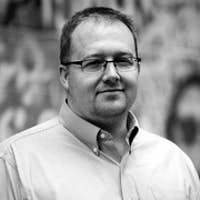
#> input picture Course 1/week1/week 1 Dataset/chris.tiff, 200 x 200 px
$ jupyter execute --allow-errors 'trials - Week 1.ipynb'   (shell and % lines are left out)
#> lines starting #> are read from the running program, lines starting #| are printed output that depends on the picture
[cell 1]
x = "This is a string"

[cell 2]
print(x[-4:-1])

[cell 3]
x = {'name':"Victor", 'age':20}

for k,v in x.items():
    print(k)
    print(v)

x.items()

# Week 1 -- Data files reading

# Ways of reading a file

- **Files can be read in <b>three</b> ways:**

1. **Using `reader()`:**

```python
    import csv

    with open("data.csv", "r") as csvfile:
        reader = csv.reader(csvfile)
        for row in reader:
            # Process each row
            print(row)

```

2. **Using `DictReader()`:**
    ```python
        import csv

        with open("data.csv", "r") as csvfile:
            reader = csv.DictReader(csvfile)
            for row in reader:
                # Access data by field names
                 print(f"Name: {row['name']}, Age: {row['age']}")

    ```

3. **Using `Pandas`:**
    ```python
        import pandas as pd

        data = pd.read_csv("data.csv")
        print(data)
    ```

[cell 4]
import csv

#> (the rest of this cell did not finish here and is left out)

#> (a cell that did not finish here is left out)

[cell 6]
# sum =  0
# for i in msg:
#     val = float(i['cty']) #failure to assign the value renders it ineffective. only the last val will be recorded
#     sum += val #this is the stored val per iteration is then added to the previous iteration
# sum/len(msg)
# Sample code above is simplified below

# sum(float(i['cty']) for i in msg)/len(msg) #finding average

#> (a cell that did not finish here is left out)

[cell 8]
# Need to look at sets and how to use it in python
# pandas will cater for this

# Date and Time in python

[cell 9]
import datetime as dt
import time as tm

[cell 10]
tm.time() #outputs the time elapsed in second from the eopch (i.i. 01-01-1970 00:00:00 UTC)

[cell 11]
dt.datetime.fromtimestamp(tm.time())  #prints the timestamp

# Objects and map()

[cell 12]
class Person:
    department = 'School of Information'

#     def __init__(self, name, location):
#         self.name = name
#         self.location = location

    def set_name(self, new_name):
        self.name = new_name
    def set_location(self, new_location):
        self.location = new_location    #the var we would call is the one attached to the self attribute

[cell 13]
person = Person() # just this alone will raise a type error

person.set_name('Victor') # called the class(instance of Person), and assigned the method 'set_name' with a val
person.set_location("GH")

print(f'Welcome {person.name} from {person.location}')

<h3>Map() object</h3>

**syntax**

```python
    map(function, iterable, ...)

```

**`map`:** This is the built-in function used to apply a function to each element of an iterable.

**`function`:** This is the function to be applied to each element. It can be a built-in function like min or a user-defined function. The function can take any number of arguments.

**`iterable`:** This is the object that contains the elements to which the function will be applied. It can be a list, tuple, string, or any other iterable object.

**`...`:** This is optional and allows you to pass multiple iterables to the map function. If you pass multiple iterables, the function will be applied to each element in the same order from each iterable, creating a single output element for each corresponding pair of input elements.

<br><br><br>

[cell 14]
# using the map()

store1 = [10.00, 11.00, 12.34, 2.34]
store2 = [9.00, 11.10, 12.34, 2.01]
cheapest = map(min, store1, store2) #return map object

# Convert the map object to a list to view its contents
list(cheapest)

[cell 15]
# Here is a list of faculty teaching this MOOC. Can you write a function and apply it using map() to
# get a list of all faculty titles and last names (e.g. ['Dr. Brooks', 'Dr. Collins-Thompson', …]) ?

people = ['Dr. Christopher Brooks', 'Dr. Kevyn Collins-Thompson', 'Dr. VG Vinod Vydiswaran', 'Dr. Daniel Romero']

def split_title_and_name(person):
    return person.split(" ")[-1]

list(map(split_title_and_name, people))

[cell 16]
# if we want the titles
def split_title_and_name(person):
    title = person.split(" ")[0]
    surname =  person.split(" ")[-1]

    return f'{title} {surname}'

list(map(split_title_and_name, people))

[cell 17]
# =========== Use a built-in function ===================
numbers = [1, 2, 3, 4, 5]
squares = map(lambda x: x * x, numbers)
print(list(squares))  # Output: [1, 4, 9, 16, 25]

# ============ Use a user-defined function ==============
def double(x):
    return x * 2

doubled_numbers = map(double, numbers)
print(list(doubled_numbers))  # Output: [2, 4, 6, 8, 10]

# ========== Use multiple iterables =============
names = ["Alice", "Bob", "Charlie"]
ages = [25, 30, 28]

combined = map(lambda name, age: f"{name} is {age} years old", names, ages)
print(list(combined))

## Lambda Functions in Python

**Introduction:**

Lambda functions are anonymous functions typically used for short, single-line expressions and often passed as arguments to other functions like `map`, `filter`, and `reduce`.

**Syntax:**
```python
    lambda arguments: expression
```
 NB. once we assign the lambda expression to the var, it becomes a function

 If we want to use lambda in an iteration,the `iterable` should be enclosed in a separate bracket and the `lambda function` in another as shown below:
 ```python
 for i in p:
    print((lambda val: val**2)(i))
 ```

[cell 18]
# Double a number
doubler = lambda x: x * 2

# Add two numbers
adder = lambda x, y: x + y

# Check if a number is even
is_even = lambda x: x % 2 == 0

# Find the maximum of two numbers
max_of_two = lambda x, y: max(x, y)

# Convert a string to uppercase
upper_case = lambda s: s.upper()


print('doubler function === Result:' , doubler(5))
print('adder function === Result:', adder(1,2))
print('is_even function === Result:', is_even(1))
print('upper_case function === Result:', upper_case('lestyme'))

[cell 19]
people = ['Dr. Christopher Brooks', 'Dr. Kevyn Collins-Thompson', 'Dr. VG Vinod Vydiswaran', 'Dr. Daniel Romero']

def split_title_and_name(person):
    return person.split()[0] + ' ' + person.split()[-1]

#option 1
for person in people:
    print(split_title_and_name(person) == (lambda x: x.split()[0] + ' ' + x.split()[-1])(person)) #dont understand
#                                            ====== covers the lambda section ======  >>>the loop iterable (i)<<<

#option 2
list(map(split_title_and_name, people)) == list(map(lambda person: person.split()[0] + ' ' + person.split()[-1], people))

### Lambda and List Comprehensions

#### List Comprehension
- **Purpose**: Construct lists in a concise and readable way.
- **Syntax**: `[expression for item in iterable if condition]`
                any expression                 this if can be other iterables
                can be 1 or more
                iterable
- **Example**: even_numbers = `[x for x in range(10) if x % 2 == 0]`

[cell 20]
my_func = lambda a,b,c : a + b
my_func(1,2,3)

[cell 21]
myList = list()
for num in range(0,10):
    if num % 2 == 0:
        myList.append(num)

myList #collectoin of all even numbers from 0-999

[cell 22]
# ======applying the list comprehension syntax ===========
Even_nos1 = [i for i in range(10) if i%2 == 0]
Even_nos2 = [i*i for i in range(10) if i%2 == 0]

Even_nos1, Even_nos2

[cell 23]
p = [1,2,3,4,5]
sum((i) for i in p)

[cell 24]
# Here, why don’t you try converting a function into a list comprehension.
def times_tables():
    lst = []
    for i in range(10):
        for j in range (10):
            lst.append(i*j)
    return lst

times_table = [i*j for i in range(10) for j in range(10)]
#             expr    1st iter          2nd iter
# print("function = ", times_tables(),'\n\n', 'list_comprehension = ', times_table)

times_tables() == [i*j for i in range(10) for j in range(10)]

[cell 25]
# Here’s a harder question which brings a few things together.

# Many organizations have user ids which are constrained in some way. Imagine you work at an internet service provider
# and the user ids are all two letters followed by two numbers (e.g. aa49). Your task at such an organization might
# be to hold a record on the billing activity for each possible user.

# Write an initialization line as a single list comprehension which creates a list of all possible user ids.
# Assume the letters are all lower case.

lowercase = 'abcdefghijklmnopqrstuvwxyz'
digits = '0123456789'

# ========= Since it is letters, I will concat the 1st iter 2x and the 2nd iter j times (i.e., ijkl) ==========

# answer = [i+j+k+l for i in lowercase for j in lowercase for k in digits for l in digits] #the whole combo stuff
answer = [i+j+k+l for i in lowercase for j in lowercase for k in digits for l in digits]

# correct_answer == answer
answer[:50]


# One mistake i did above was i used i+i+j+j. Ideally each char is diff. Using this sytax will print out the same
# outpusts

[cell 26]
def alg (x,y):
    return x**2 + y**2

# list(map(alg, [1,2,3,4,5], [1,2,3,4,5]))
p = [1,2,3]
q = [1,2,3]

for i in p:
    print((lambda val: val**2)(i))

# Week 1 - Introduction to Numerical Python Library (Numpy)

* fundamental package for numeric computing with Python. It provides powerful ways to create, store, and/or manipulate data, which makes it able to seamlessly and speedily integrate with a wide variety of databases. This is also the foundation that Pandas is built on, which is a high-performance data-centric package

[cell 27]
import numpy as np
import math

# Array Creation
- Arrays are displayed as a list or list of lists and can be created through list as well. When creating an array, we pass in a list as an argument in numpy array

[cell 28]
a = np.array([1,2,3])
print(a)

print(a.ndim) # to tprint the no of dimensions of the array
# a.shape

[cell 29]
# considering multidimensional arrays

b = np.array([[1,2,3],
            [4,5,6]])
print(b)

print(b.shape) # presents the length of each dientsion

[cell 30]
a.dtype # check the type of items in the list

[cell 31]
# Besides integers, floats are also accepted in numpy arrays
c = np.array([2.2, 5, 1.1])
print(c.dtype)

c.dtype.name  #if we want just the name of the data type

[cell 32]
# Sometimes we know the shape of an array that we want to create, but not what we want to be in it.
#  functions to create arrays with initial placeholders, such as zero's or one's.

d = np.zeros((2,3))
print('using zeros place holder: \n',d)

e = np.ones((2,3))
print('\nusing ones place holder: \n',e)

[cell 33]
np.random.rand(2,3) # generate an array with random numbers

[cell 34]
# create an array of every even number
print(np.arange(0,20,2))
print()

# Using linspace
print(np.linspace(0,2,15))

# Array Operations
We can do many things on arrays, such as mathematical manipulation (addition, subtraction, square,
exponents) as well as use boolean arrays, which are binary values. We can also do matrix manipulation such
as product, transpose, inverse, and so forth.

### matrix product.
 ##### if we want to do elementwise product, we use the "*" sign
 ##### if we want to do matrix product, we use the "@" sign or use the dot function

[cell 35]
a = np.array([10,20,30,40])
b = np.array([1, 2, 3,4])

c = a-b
print(c)

d = a*b
print(d)

[cell 36]
farenheit = np.array([0,-10,-5,-15,0])

# And the formula for conversion is ((°F − 32) × 5/9 = °C)
celcius = (farenheit - 31) * (5/9)
celcius

[cell 37]
# Using map
F = [0,-10,-5,-15,0]
def Cel(val):
    return (val - 31) * (5/9)
print('using map: ',list(map(Cel, F)))  # in using the map(), no need using parenthesis for the func

# using lambda
for i in F:
    print((lambda x: x - 31 * (5/9))(i))


# using list comprehension
print('\nlist comp type 1: \n', list(map((lambda x: x - 31 * (5/9)), F)))
print('\nlist comp type 2: \n', [(lambda x: x - 31 * (5/9))(i) for i in F])
#          --------- lambda expr---- = iterable ==

[cell 38]
# =========== Elementwise and MAtrixwise Multiplication =============
A = np.array([[1,1],[0,1]])
B = np.array([[2,0],[3,4]])
print('Element-wise Multiplication: \n', A*B)

# if we want to do matrix product, we use the "@" sign or use the dot function
print('\nMatrix-wise multiplication\n', A@B)
np.dot(A,B) # using the dot attribute

[cell 39]
#=====  upcasting ====== >> This is when the np generalizes the dtype if more than 1 dtype exists

# an array of integers
array1 = np.array([[1, 2, 3], [4, 5, 6]])
print(array1.dtype)

#  an array of floats
array2 = np.array([[7.1, 8.2, 9.1], [10.4, 11.2, 12.3]])
print(array2.dtype)

array3=array1+array2
print(array3)
print(array3.dtype)

[cell 40]
print(array3.sum())
print(array3.max())
print(array3.min())
print(array3.mean())

[cell 41]
#  suing array.reshape() to refine the matrix
b = np.arange(1,16,1).reshape(3,5)
print(b)

print(np.linspace(1,15,15).reshape(3,5))
np.full(b.shape, 2) # fillout the b array with 's' NB. Any val can be used to fill the matrix

[cell 42]
#  use the python imaging library (PIL) and a function to display images

from PIL import Image
from IPython.display import display

im = Image.open('./week 1 Dataset/chris.tiff')
#> im is the input picture: PIL image 200x200 L; min 0, max 255, mean 156.5
display(im)

[cell 43]
# ======= Converting the PIL to a NUMPY array   ============
img_array = np.array(im)
print(img_array.shape)
#| (200, 200)
img_array

[cell 44]
# dtype = uint8 --------- unsigned int (no negative nos, 8bits of size)
# this means it can store 2^8 numbers (probably 0s or 1s)

# creating an array of the same pic size
mask=np.full(img_array.shape,255) #create a copy 'img_array' and fills the val with 255
# mask=np.full(img_array.shape,0) #create a copy 'img_array' and fills the val with 255
mask

[cell 45]
# creating a modified array of the img
# mod_img_array = img_array - mask
mod_img_array = mask - img_array
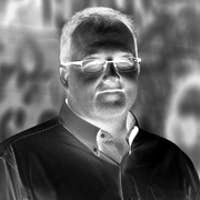
#> mod_img_array: shape (200, 200) int64; min 0, max 255, mean 98.5

# mod_img_array = mod_img_array*-1 #convert the negs to positive
print(mod_img_array.dtype)
#| int64

# set the value of the datatype correctly (bcos initially, the dtype of img was uint8)
mod_img_array=mod_img_array.astype(np.uint8)
mod_img_array
